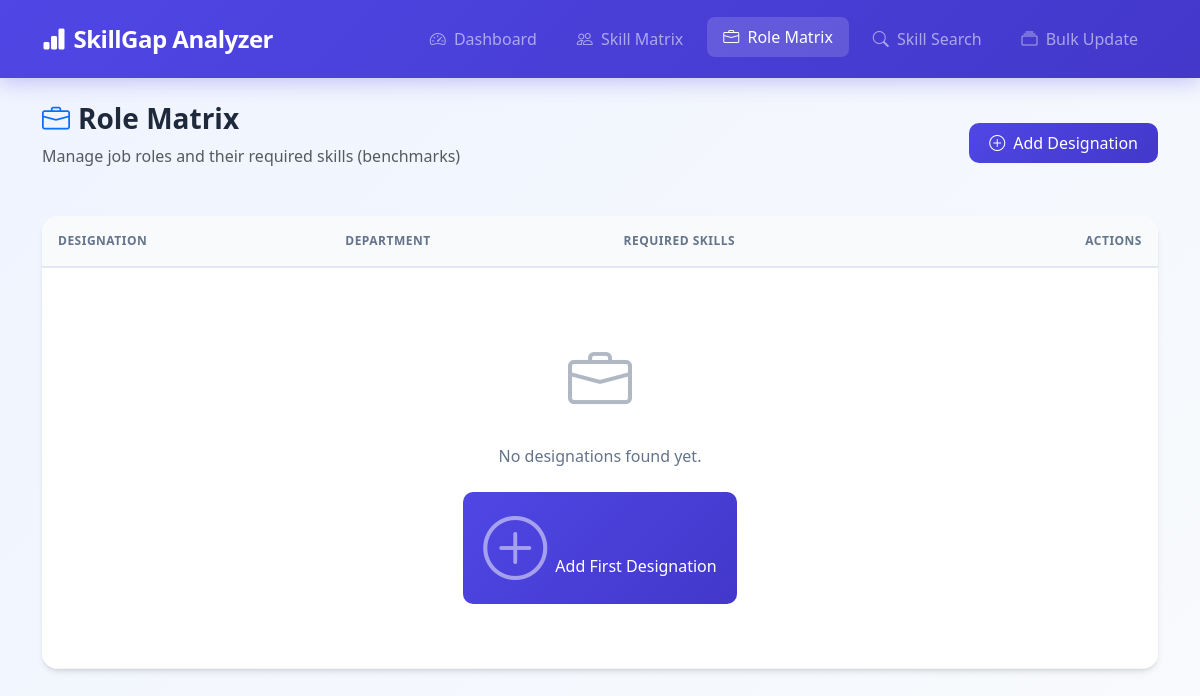
Before: /designations/ with the older database file.
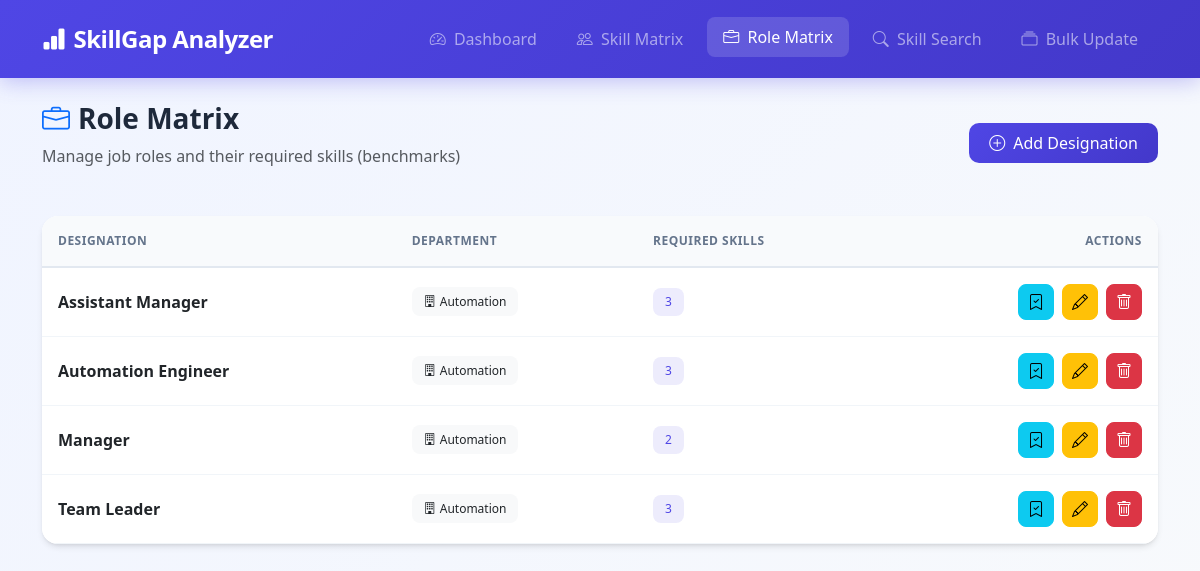
After: the same page with the newer database file.
### gap_analysis/models.py (models this page shows, shortened)
class RoleMatrix(models.Model):
    title = models.CharField(max_length=100, help_text="Role/Job Title")
    department = models.CharField(max_length=100, blank=True, null=True, help_text="Department name")
    description = models.TextField(blank=True, null=True)
    class Meta:
        verbose_name_plural = "Role Matrices"
        ordering = ['title']
    @property
    def name(self):
        return self.title

### gap_analysis/views.py (the view)
# urls.py: path('designations/', views.RoleMatrixListView.as_view(), name='designation_list'),
class RoleMatrixListView(ListView):
    model = RoleMatrix
    template_name = 'gap_analysis/designation_list.html'
    context_object_name = 'designations'
    ordering = ['title']
    paginate_by = 10
    def get_queryset(self):
        return super().get_queryset().prefetch_related('benchmarks')

### gap_analysis/templates/gap_analysis/designation_list.html (shortened to what this page needs)
{% extends 'gap_analysis/base.html' %}
{% block content %}
<div class="animate-fade-in">
    <div class="page-header">
        <div>
            <h1 class="page-title">
                <i class="bi bi-briefcase me-2 text-primary"></i>Role Matrix
            </h1>
            <p class="text-muted mt-1">Manage job roles and their required skills (benchmarks)</p>
        </div>
        <a href="{% url 'add_designation' %}" class="btn btn-primary">
            <i class="bi bi-plus-circle me-2"></i>Add Designation
        </a>
    </div>
    <div class="card">
        <div class="card-body p-0">
            <div class="table-responsive">
                <table class="table table-hover mb-0">
                    <thead>
                        <tr>
                            <th>Designation</th>
                            <th>Department</th>
                            <th>Required Skills</th>
                            <th class="text-end">Actions</th>
                        </tr>
                    </thead>
                    <tbody>
                        {% for designation in designations %}
                        <tr>
                            <td>
                                <strong>{{ designation.title }}</strong>
                            </td>
                            <td>
                                {% if designation.department %}
                                    <span class="badge bg-light text-dark">
                                        <i class="bi bi-building me-1"></i>{{ designation.department }}
                                    </span>
                                {% else %}
                                    <span class="text-muted">-</span>
                                {% endif %}
                            </td>
                            <td>
                                <span class="badge" style="background: rgba(79, 70, 229, 0.1); color: #4f46e5;">
                                    {{ designation.benchmarks.count }}
                                </span>
                            </td>
                            <td>
                                <div class="d-flex justify-content-end gap-2">
                                    <a href="{% url 'designation_benchmark' designation.id %}" class="btn btn-info btn-icon" title="Manage Benchmark">
                                        <i class="bi bi-bookmark-check"></i>
                                    </a>
                                    <a href="{% url 'designation_update' designation.id %}" class="btn btn-warning btn-icon" title="Edit">
                                        <i class="bi bi-pencil"></i>
                                    </a>
                                    <a href="{% url 'designation_delete' designation.id %}" class="btn btn-danger btn-icon" title="Delete">
                                        <i class="bi bi-trash"></i>
                                    </a>
                                </div>
                            </td>
                        </tr>
                        {% empty %}
                        <tr>
                            <td colspan="4">
                                <div class="empty-state py-5">
                                    <i class="bi bi-briefcase d-block"></i>
                                    <p>No designations found yet.</p>
                                    <a href="{% url 'add_designation' %}" class="btn btn-primary mt-2">
                                        <i class="bi bi-plus-circle me-2"></i>Add First Designation
                                    </a>
                                </div>
                            </td>
                        </tr>
                        {% endfor %}
                    </tbody>
                </table>
            </div>
        </div>
    </div>
</div>
{% endblock %}

Changed rows visible on the page:
added RoleMatrix: title "Assistant Manager", department "Automation", benchmarks.count "3"
added RoleMatrix: title "Automation Engineer", department "Automation", benchmarks.count "3"
added RoleMatrix: title "Manager", department "Automation", benchmarks.count "2"
added RoleMatrix: title "Team Leader", department "Automation", benchmarks.count "3"
Other visible differences:
text no longer shown: "No designations found yet. Add First Designation"
